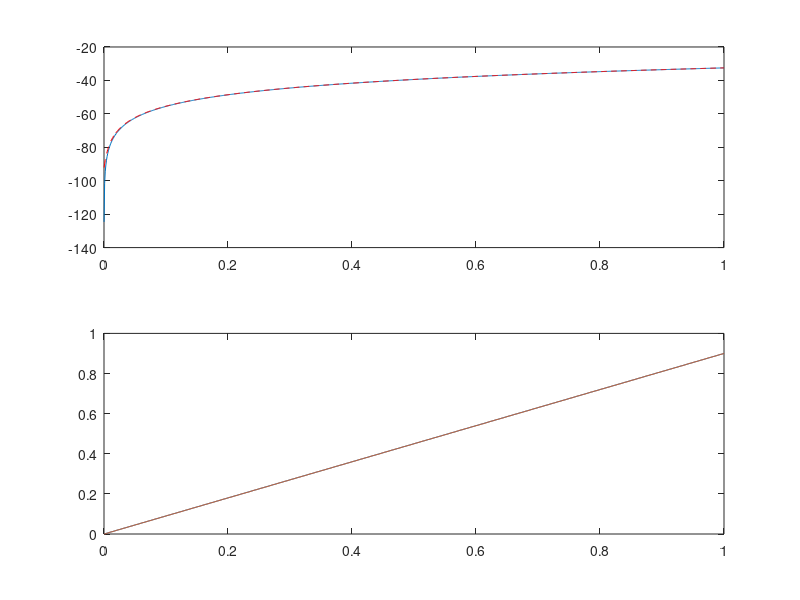

Write the MATLAB code that produced this figure.
% successive approximation for cake-eating problem
% October 2015, Takeki Sunakawa

clear all;

bet = 0.9;

nw = 1001;
wgrid = linspace(0.0,1.0,nw)';
wgrid(1) = wgrid(2)/10; % avoid w=c=0

% analytical solution
B = 1/(1-bet);
A = (bet*B*log(bet*B)-(1+bet*B)*log(1+bet*B))/(1-bet);
vvec = A + B*log(wgrid); % value function
wvec = bet*wgrid; % policy function

% numetical solution using the VFI
vvec0 = zeros(nw,1); %log(wgrid);
vvec1 = vvec0;
wvec1 = wgrid;

diff = 1e+4;
iter = 0;

while(diff>1e-4)

    % iw = 1
    vvec1(1) = log(wgrid(1)) + bet*vvec0(1);

    for iw = 2:nw

        wnow = wgrid(iw); % scalar
        wp1 = wgrid(1:iw-1); % jwx1 vector: jw = iw-1
        cc = wnow-wp1; % jwx1 vector
        % pick kw
        [vp kw] = max(log(cc) + bet*vvec0(1:iw-1));
        %if (iw==10); pause; end;
        vvec1(iw) = vp; % V(W)
        wvec1(iw) = wgrid(kw); % W'

    end

    diff = max(abs(vvec1-vvec0));
    iter = iter + 1;
    disp([iter diff]);
    vvec0 = vvec1; % update

end


figure;
subplot(211);
plot(wgrid,vvec); % analytical
hold on;
plot(wgrid,vvec1,'r--'); % numerical
%ylim([-40 0]);
subplot(212);
plot(wgrid,wvec,wgrid,wvec1);